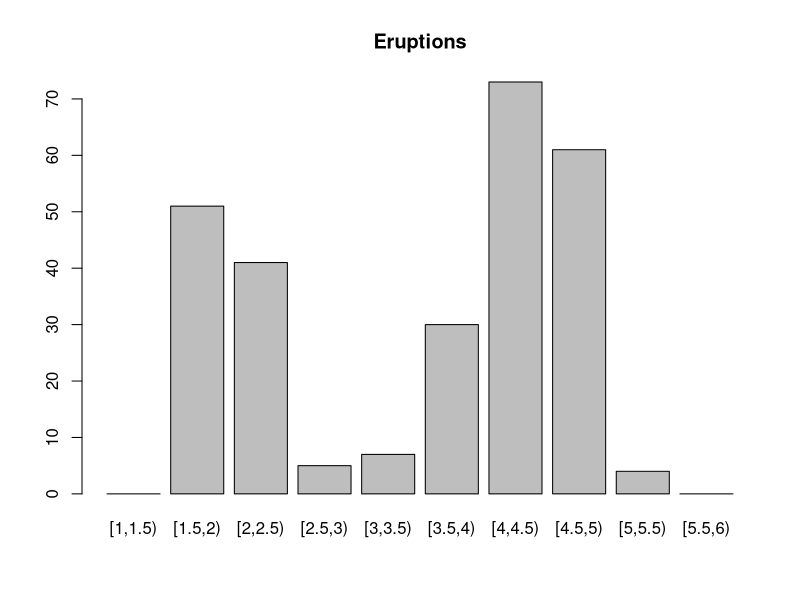
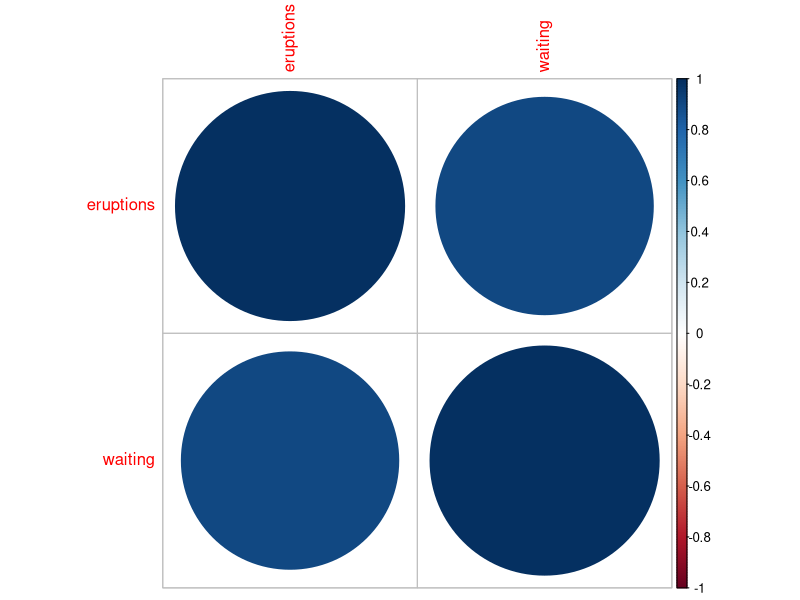

Reproduce these figures in R, in order.
setwd('C:/Users/mariana/Documents/github-mariana/ECID1/stats-ds/week9')
library(e1071)
library(corrplot)
mydata = faithful
x = mydata$eruptions
var(x)
moment(x, order=2, center=T)
sum((x-mean(x))^2)/length(x)
mean(x)
median(x)
# for mode
range(x)
breaks1 = seq(1, 6, by=0.5)
x_cut = cut(x, breaks=breaks1, right=F)
x_table = table(x_cut)
mode_erup = names(x_table)[which(x_table==max(x_table))]
mode_erup
barplot(x_table, main='Eruptions')
sd(x)
cv = sd(x) / mean(x)
cv
skewness(x)
kurtosis(x) + 3
y = mydata$waiting
str(mydata)
cov(x,y)
cor(x,y)
M = cor(mydata)
M = round(M, 2) # M is the correlation matrix
corrplot(M, method="circle") # circle, square, ellipse, number, shade, color, pie